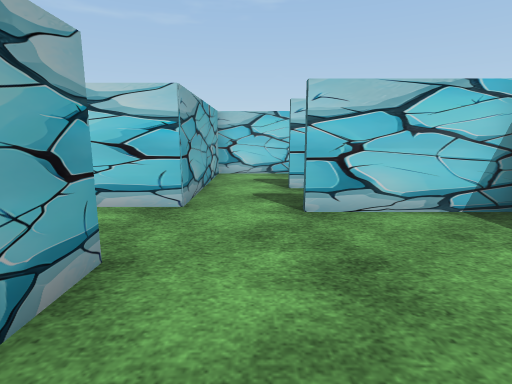
[1] (above)

22 first-person views from a walk through a 3-D level made in the Unity game engine. The camera is 1.2 m above the floor, tilts 10° down and sees 80° across. The floor is counted in squares, 1 m on a side. Each view is taken from the middle of a square. On the plan, view 1 faces up. The plan holds only what a view shows up to about 13 squares ahead; the rest is blank. The place goes on beyond the plan. The player is left out. Some surface patterns are stand-ins.

[2]
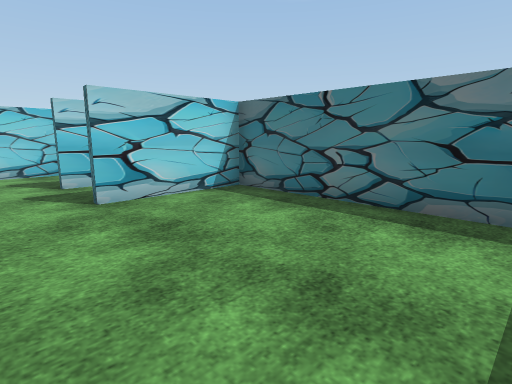

[3]
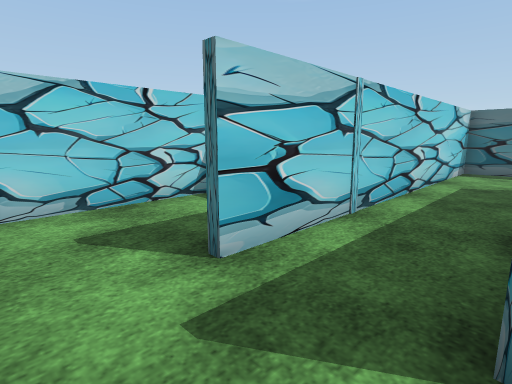

[4]
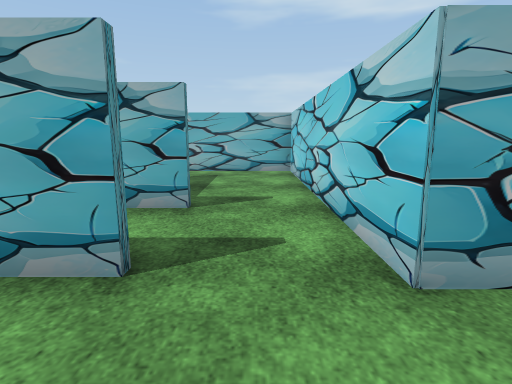

[5]
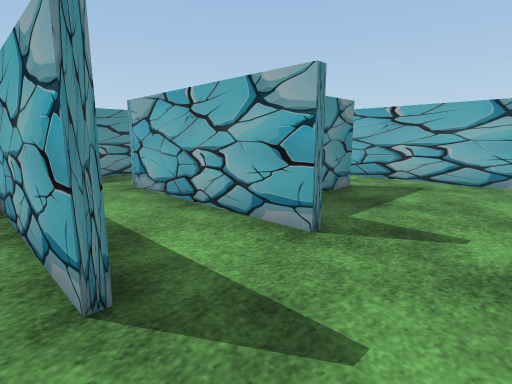

[6]
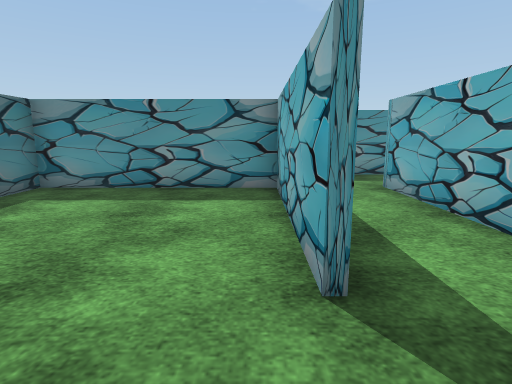

[7]
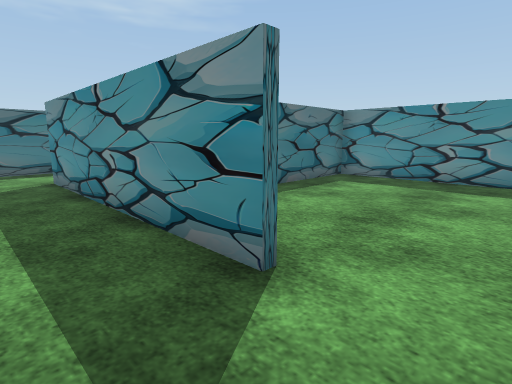

[8]
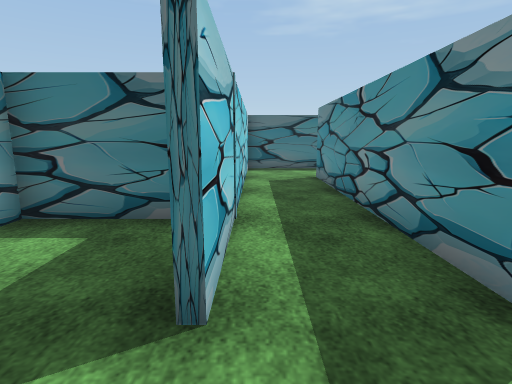

[9]
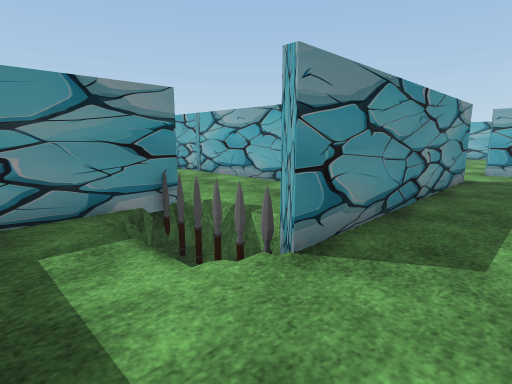

[10]
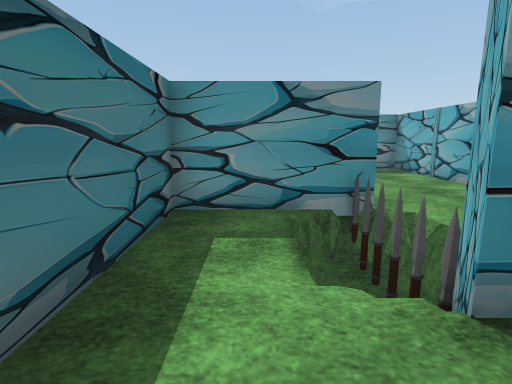

[11]
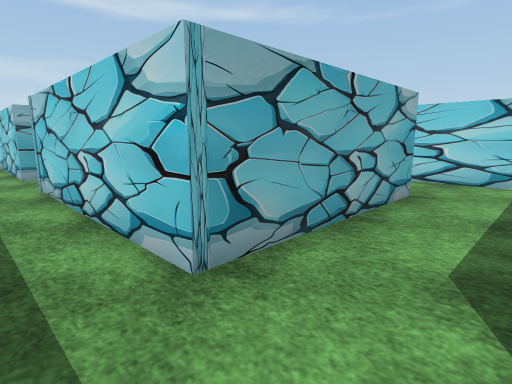

[12]
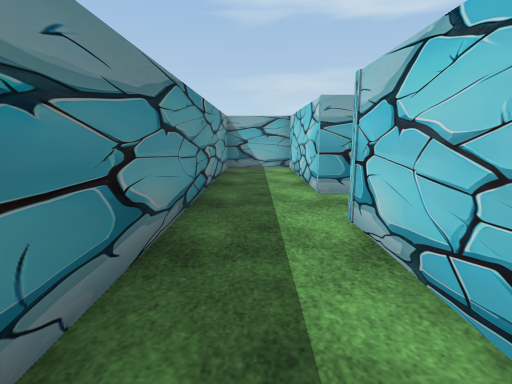

[13]
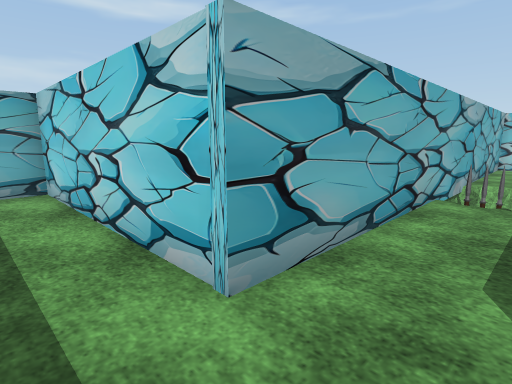

[14]
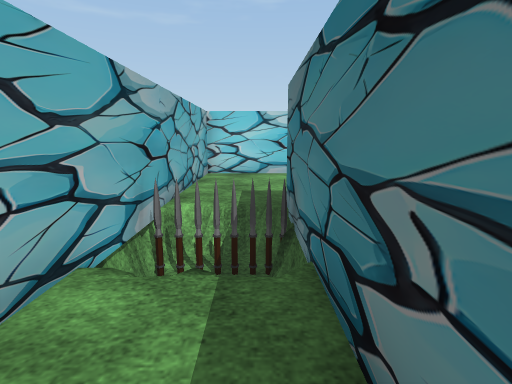

[15]
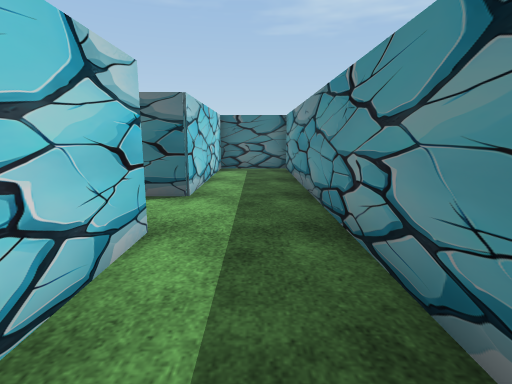

[16]
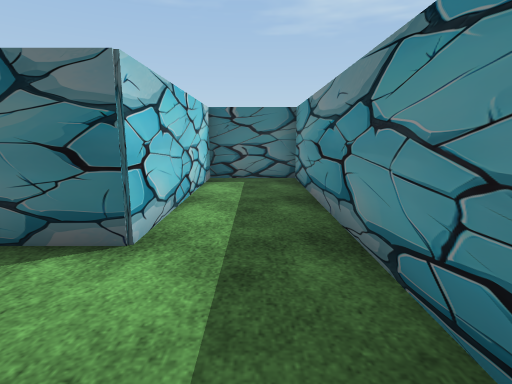

[17]
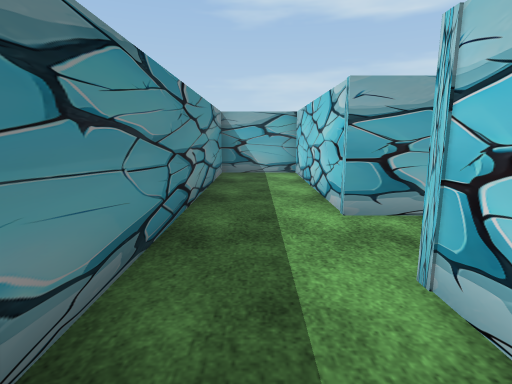

[18]
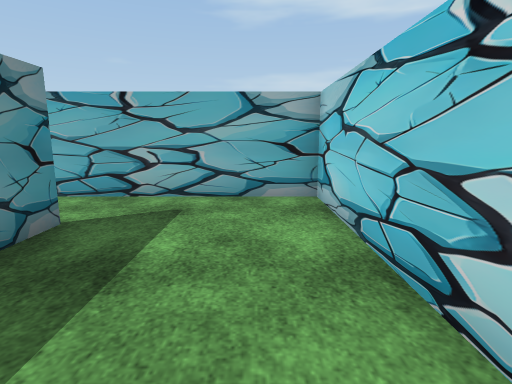

[19]
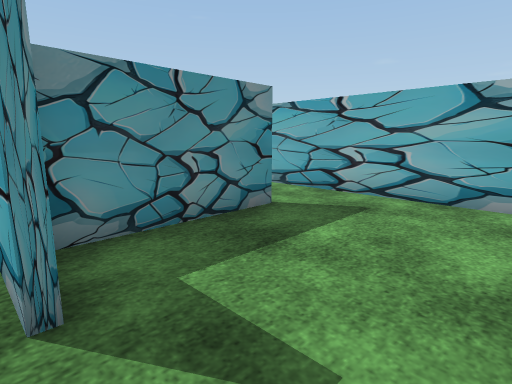

[20]
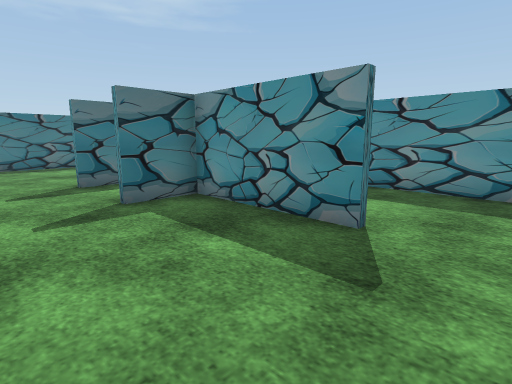

[21]
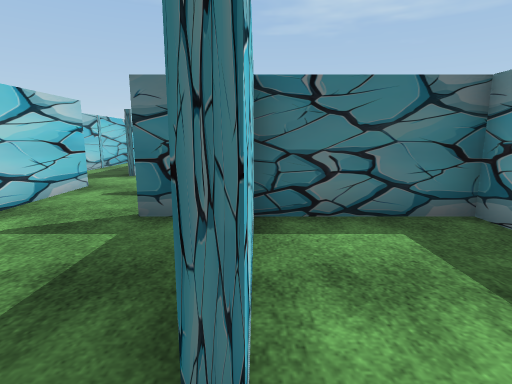

[22]
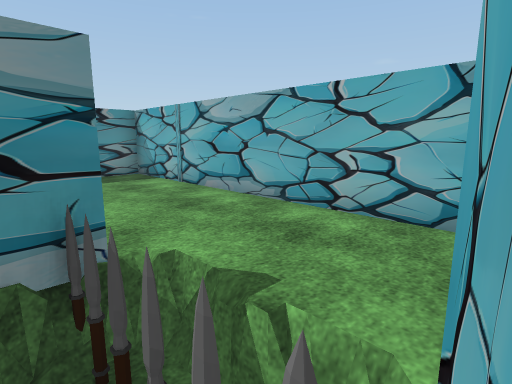

### Floor plan
Ten units are one square. View 1 is at (0, 0); x grows to the right and y downward. Boxes are objects, and circles mark ways between rooms. Rooms are numbered by the first view taken in them; rooms with no view inside come last. Other rooms are left out.
<svg viewBox="-193 -110 312 167">
<path fill="none" stroke="#000" d="M8 -51 86 -51M-15 -29 -15 24 46 24M-17 -19 -17 -29M-13 -75 -13 -53 -103 -53 -103 -4M-42 -29 -42 26M-44 -10 -44 -29M43 20 43 -49 8 -49M-17 26 -17 11M79 -19 114 -19 114 -73 8 -73M-82 -12 -44 -12M-42 26 -105 26M-104 -5 -104 -35M-127 -36 -127 26 -188 26 -188 52 58 52M44 26 -17 26M43 52 43 20M35 -82 35 -105 -13 -105 -13 -75M-52 -10 -82 -10M-103 -4 -103 8M-95 24 -44 24 -44 -10M45 -42 45 -15"/>
<circle cx="-30" cy="20" r="3" fill="#2a7"/>
<circle cx="-5" cy="-80" r="3" fill="#2a7"/>
<circle cx="-90" cy="-10" r="3" fill="#2a7"/>
<circle cx="80" cy="-35" r="3" fill="#2a7"/>
<text x="10" y="-40">1</text>
<text x="-80" y="30">2</text>
<text x="10" y="-90">3</text>
<text x="-70" y="0">4</text>
<text x="70" y="-30">5</text>
</svg>
Room 1 opens to room 2. Room 1 opens to room 3. Room 1 opens to room 4. Room 1 opens to room 5.

Where each view was taken, in squares from view 1:
view 1: 0 up, 0 right, facing up
view 2: 1 down, 1 left, facing up-right
view 3: 5 up, 1 left, facing up-right
view 4: 4 up, 1 right, facing left
view 5: 5 up, 1 left, facing down-left
view 6: 5 up, 1 left, facing down
view 7: 7 up, 1 left, facing down-right
view 8: 7 up, 1 left, facing right
view 9: 7 up, 11 right, facing down-left
view 10: 7 up, 10 right, facing down
view 11: 4 down, 2 left, facing up-left
view 12: 4 down, 6 left, facing left
view 13: 4 down, 11 left, facing up-left
view 14: 0 up, 11 left, facing up
view 15: 4 down, 8 left, facing right
view 16: 4 down, 5 left, facing right
view 17: 4 down, 8 left, facing left
view 18: 4 up, 4 left, facing left
view 19: 5 up, 4 left, facing down-left
view 20: 5 up, 10 left, facing down-right
view 21: 1 up, 9 left, facing right
view 22: 5 up, 9 right, facing down-left
